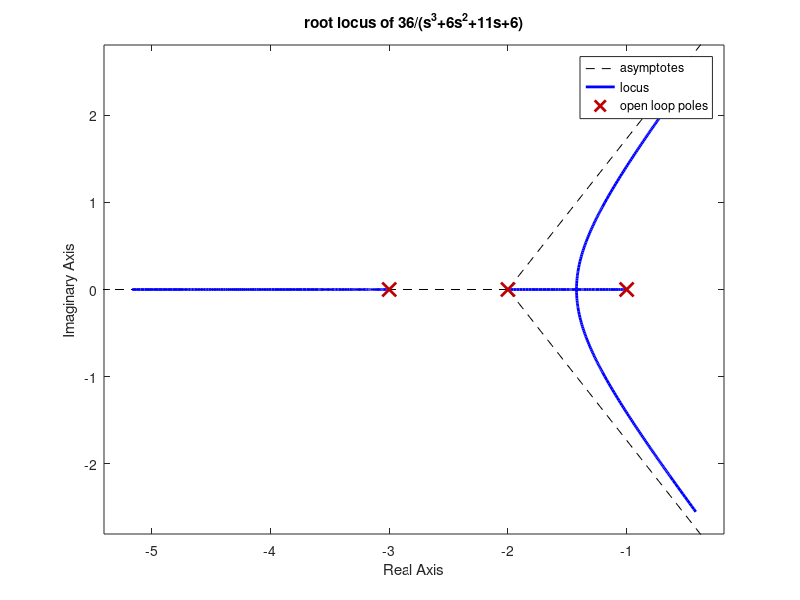
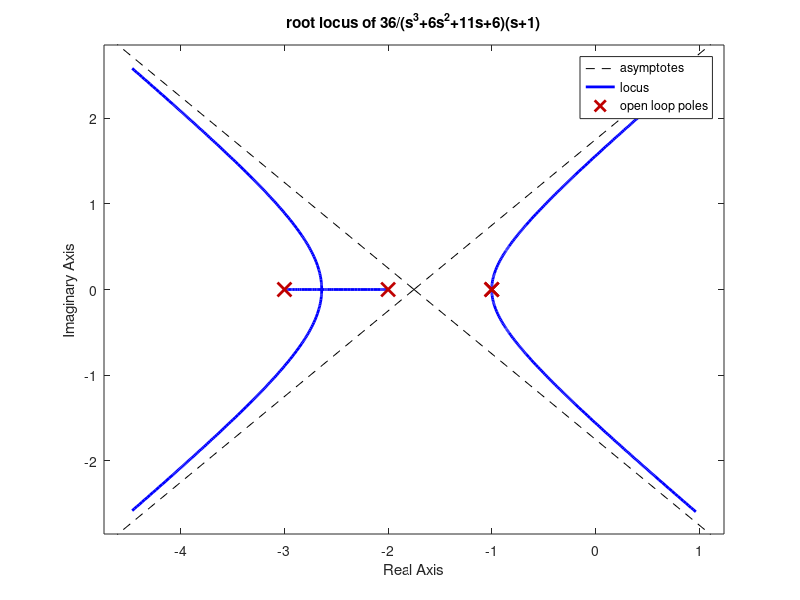
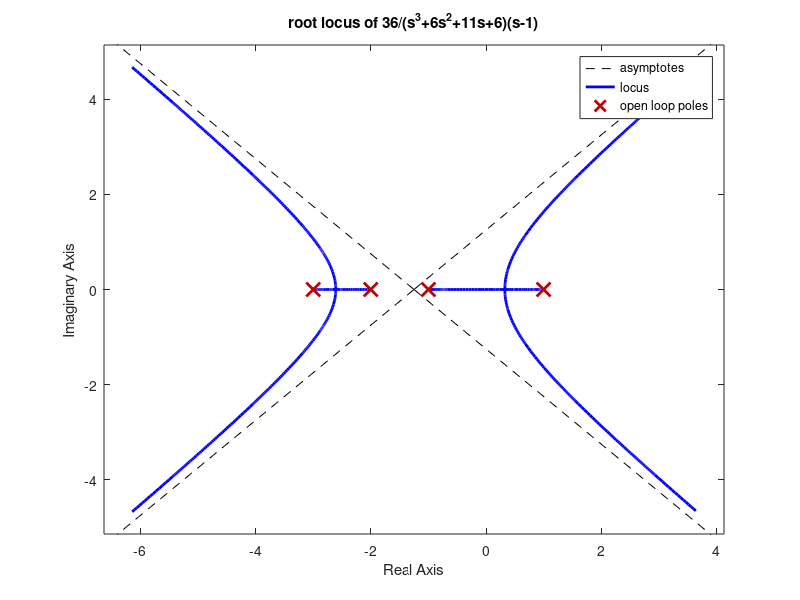
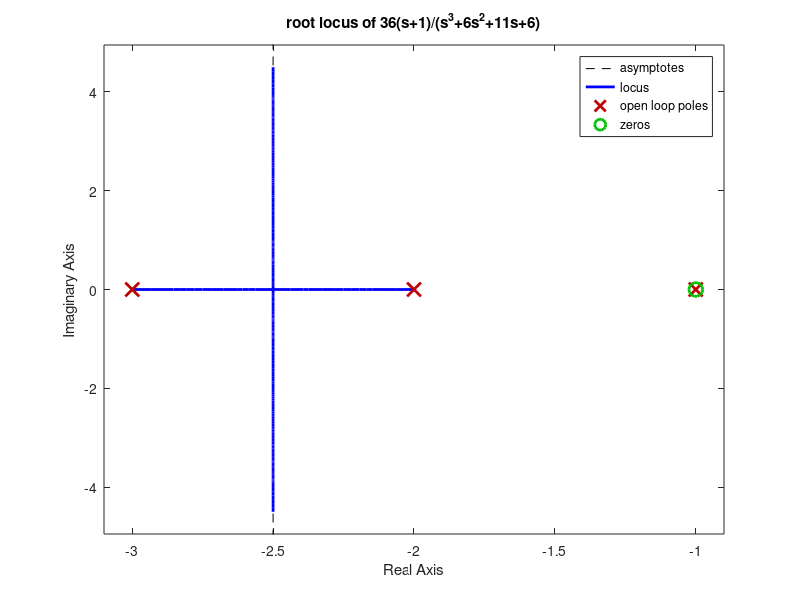

These charts were generated, in order, by the following MATLAB code:
clear;
clc;
sys1=tf([36],[1 6 11 6])
figure(1)
rlocus(sys1)
grid;
title('root locus of 36/(s^3+6s^2+11s+6)')
%addition of pole at -1
sys2=tf([36],[1 7 17 17 6])
figure(2)
rlocus(sys2)
grid;
title('root locus of 36/(s^3+6s^2+11s+6)(s+1)')
%addition of pole at +1
sys3=tf([36],[1 5 5 -5 -6])
figure(3)
rlocus(sys3)
grid;
title('root locus of 36/(s^3+6s^2+11s+6)(s-1)')
%addition of zero at -1
sys4=tf([36 36],[1 6 11 6])
figure(4)
rlocus(sys4)
grid;
title('root locus of 36(s+1)/(s^3+6s^2+11s+6)')
%addition of zero at +1
sys5=tf([36 -36],[1 6 11 6])
figure(5)
rlocus(sys5)
grid;
title('root locus of 36(s-1)/(s^3+6s^2+11s+6)')
